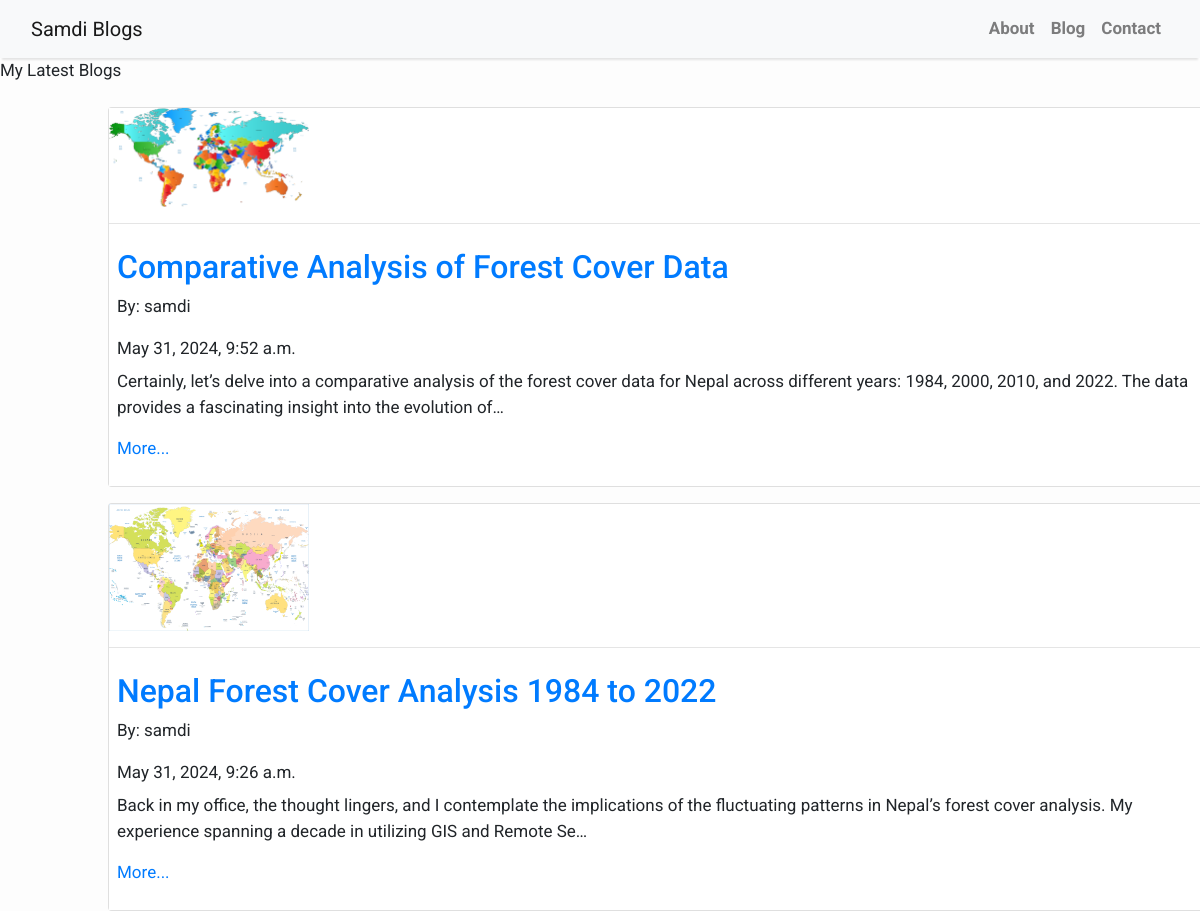
Before: /blog (upper part) with the older database file.
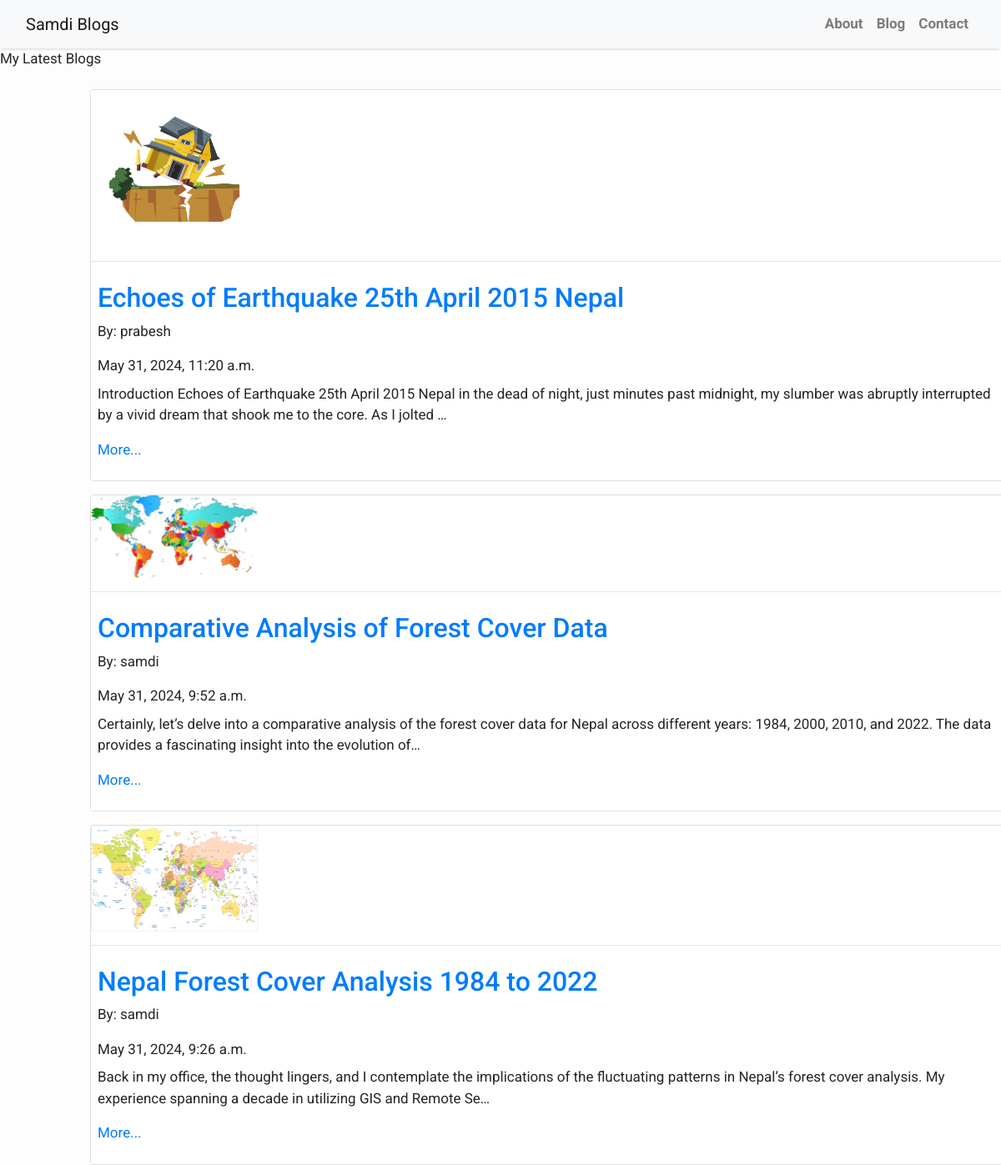
After: the same page with the newer database file.
### blog/models.py (models this page shows, shortened)
class Post(models.Model):
    title = models.CharField(max_length=200, unique=True)
    slug = models.CharField(max_length=200, unique=True)
    author = models.ForeignKey(User, on_delete=models.CASCADE, related_name='blog_posts')
    updated_on = models.DateTimeField(auto_now=True)
    content = models.TextField()
    created_on = models.DateTimeField(auto_now_add=True)
    status = models.IntegerField(choices=STATUS, default=0)
    titleImage = models.ImageField(upload_to='images/', blank=True, null=True)
    first = models.TextField(default='')
    firstImage = models.ImageField(upload_to='images/', blank=True, null=True)
    second = models.TextField(default='')
    secondImage = models.ImageField(upload_to='images/', blank=True, null=True)
    class Meta:
        ordering = ['-created_on']

### blog/views.py (the view)
# urls.py: path('blog', views.blog, name='blog'),
def blog(request):
    blog= Post.objects.all()
    return render(request,'blog.html',{'blog': blog})

### blog/templates/blog.html (shortened to what this page needs)
{% extends "base.html" %}
{% block content %}
<!DOCTYPE html>
<html lang="en">
<head>
</head>
<body>
    <div class="latestBlogText">
        <p class="text-5xl font-bold">My Latest Blogs</p>
    </div>
        <div class="row">
            {% for post in blog %}
    <div class="bg-gray-100 m-2 shadow-lg rounded-lg overflow-hidden card">
        <div class="bg-white">
            {% if post.titleImage %}
            <div class="titleImage">
                <img src="{{ post.titleImage.url }}" alt="{{ post.title }}" class="zoom">
            </div>
            {% endif %}
            <hr class="border-t-2 border-gray-300 my-8">
            <div class="p-2">
                <a href="{% url 'post_detail' post.pk %}" class="block">
                    <h2 class="text-xl font-semibold hover:font-bold hover:text-blue-500">{{ post.title }}</h2>
                </a>
                <p class="text-gray-700">By: {{ post.author }}</p>
                <p class="text-gray-600 text-sm mb-2">{{ post.created_on }}</p>
                <p class="text-sm text-gray-700">{{ post.content|truncatechars:200 }}</p>
                <a href="{% url 'post_detail' post.pk %}" class="block">
                    <div class="more">
                        <p class="text-sm text-gray-700 mt-2">More...</p>
                    </div>
                </a>
            </div>
        </div>
    </div>
    {% endfor %}
            </div>
</body>
</html>
{%endblock%}

Changed rows visible on the page:
added Post: titleImage (picture), title "Echoes of Earthquake 25th April 2015 Nepal", author "prabesh", created_on "May 31, 2024, 11:20 a.m.", content "Introduction Echoes of Earthquake 25th April 2015 Nepal in the dead of night, just minutes past midnight, my slumber was abruptly interrupted by a vivid dream that shook me to the core. As I jolted …"
